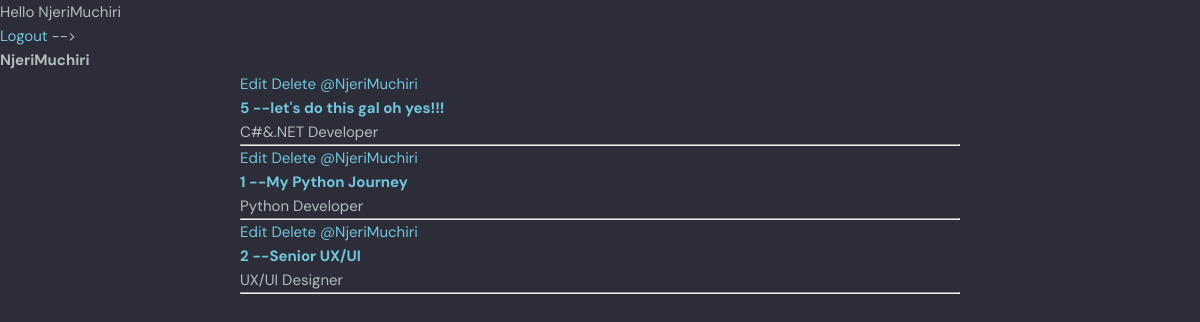
/profile/1/ (signed in), run on the app's committed database.
### journeyingblogs/models.py (models this page shows, shortened)
class Chamber(models.Model):
    host = models.ForeignKey(User, on_delete=models.SET_NULL, null=True)
    topic = models.ForeignKey(Topic, on_delete=models.SET_NULL, null=True)
    name = models.CharField(max_length=200)
    description = models.TextField(null=True, blank=True)
    techiesspace = models.ManyToManyField(User, related_name='techiesspace', blank=True)
    updated = models.DateTimeField(auto_now=True)
    created = models.DateTimeField(auto_now_add=True)
    class Meta:
       ordering = ['-updated', '-created']

class Topic(models.Model):
    name = models.CharField(max_length=200)

### journeyingblogs/views.py (the view)
# urls.py: path('profile/<str:pk>/', views.userProfile, name="user-profile"),
def userProfile(request, pk):
    user = User.objects.get(id=pk)
    chambers = user.chamber_set.all()
    chamber_messages = user.message_set.all()
    topics = Topic.objects.all()
    context = {'user': user, 'chambers': chambers, 'chamber_messages': chamber_messages,
               'topics': topics}
    return render(request, 'journeyingblogs/userprofile.html', context)

### journeyingblogs/templates/journeyingblogs/userprofile.html (shortened to what this page needs)
{% extends 'main.html' %}
{% block content %}
<h1>{{user.username}}</h1>
<div class="userprofile-container">
    <div>
        </div>
            <div>
             {% include 'journeyingblogs/content.html' %}
            </div>
        <div>
    </div>
</div>
{% endblock %}

### templates/navbar.html (shortened to what this page needs)
{% load static %}
    {% if request.user.is_authenticated %}
    <p>Hello {{request.user}}</p>
    <a href="{% url 'logoutuser'%}">Logout</a>
    {% else %}
    <a href="{% url 'loginpage'%}">Login</a>
    {% endif %}
</body>
</html>

### journeyingblogs/templates/journeyingblogs/content.html
<div>
    {% for chamber in chambers %}
    <div>
        {% if request.user == chamber.host %}
        <a href="{% url 'update-chamber' chamber.id %}">Edit</a>
        <a href="{% url 'delete-chamber' chamber.id %}">Delete</a>
        {% endif %}
        <a href="{% url 'user-profile' chamber.host.id %}">@{{chamber.host.username}}</span>
        <h5>{{chamber.id}} -- <a href="{% url 'chamber' chamber.id %}">{{chamber.name}}</h5></a>
        <small>{{chamber.topic.name}}</small>
        <hr>
    </div>
    {% endfor %}
    </div>

### static/styles/style.css (style rules this page uses)
:root { --color-main: #71c6dd; --color-main-light: #e1f6fb; --color-dark: #3f4156; --color-dark-medium: #51546e; --color-dark-light: #696d97; --color-light: #e5e5e5; --color-gray: #8b8b8b; --color-light-gray: #b2bdbd; --color-bg: #2d2d39; --color-success: #5dd693; --color-error: #fc4b0b; }
* { font-family: "DM Sans", -apple-system, BlinkMacSystemFont, "Segoe UI", Roboto, Oxygen, Ubuntu, Cantarell, "Open Sans", "Helvetica Neue", sans-serif; margin: 0; padding: 0; box-sizing: border-box; text-rendering: optimizeLegibility; font-size: inherit; }
html { font-size: 56.25%; }
@media only screen and (min-width: 1200px) { html { font-size: 62.5%; } }
body { line-height: 1.6; font-weight: 400; font-size: 1.5rem; color: var(--color-light-gray); background-color: var(--color-bg); min-height: 100vh; }
a { display: inline-block; color: var(--color-main); text-decoration: none; }

### journeyingblogs/templates/journeyingblogs/userprofile.html (style rules this page uses)
.userprofile-container { display: grid; grid-template-columns: 1fr 3fr 1fr; }

### data on the page
Chamber: shows "Edit", host.username "NjeriMuchiri", id "5", name "let's do this gal oh yes!!!", topic.name "C#&.NET Developer"
Chamber: shows "Edit", host.username "NjeriMuchiri", id "1", name "My Python Journey", topic.name "Python Developer"
Chamber: shows "Edit", host.username "NjeriMuchiri", id "2", name "Senior UX/UI", topic.name "UX/UI Designer"

### other printed values
{{ request.user }} "NjeriMuchiri"
{{ user.username }} "NjeriMuchiri"
